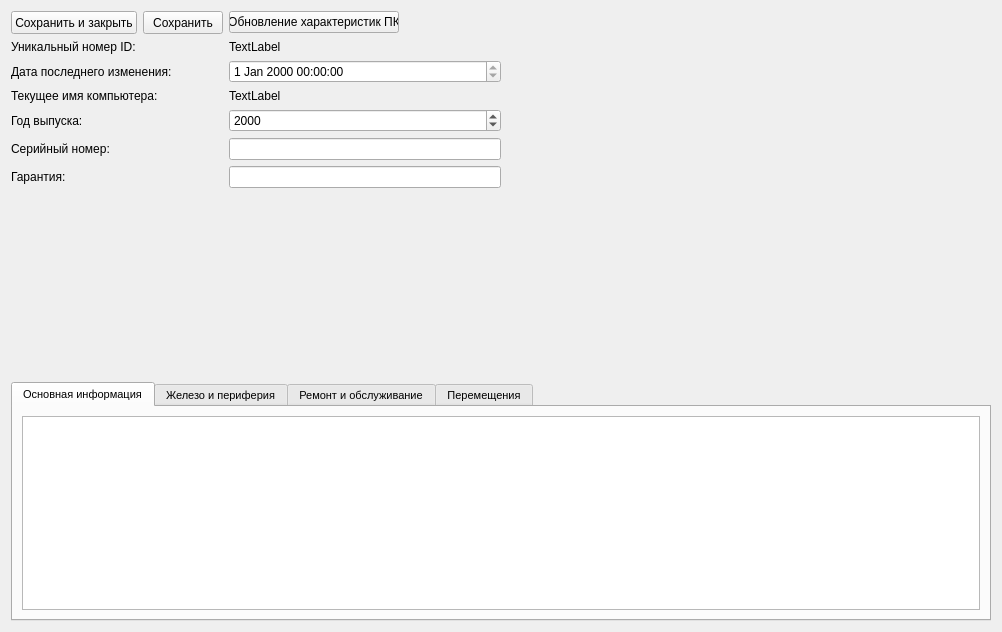
<?xml version="1.0" encoding="UTF-8"?>
<ui version="4.0">
 <class>computerData</class>
 <widget class="QWidget" name="computerData">
  <property name="geometry">
   <rect>
    <x>0</x>
    <y>0</y>
    <width>1002</width>
    <height>632</height>
   </rect>
  </property>
  <property name="windowTitle">
   <string>Form</string>
  </property>
  <layout class="QVBoxLayout" name="verticalLayout">
   <item>
    <layout class="QHBoxLayout" name="horizontalLayout">
     <item>
      <layout class="QFormLayout" name="formLayout">
       <item row="1" column="0">
        <widget class="QLabel" name="label_ID">
         <property name="text">
          <string>Уникальный номер ID:</string>
         </property>
        </widget>
       </item>
       <item row="1" column="1">
        <widget class="QLabel" name="label_ThisID">
         <property name="text">
          <string>TextLabel</string>
         </property>
        </widget>
       </item>
       <item row="2" column="0">
        <widget class="QLabel" name="label_LastChange">
         <property name="text">
          <string>Дата последнего изменения:</string>
         </property>
        </widget>
       </item>
       <item row="2" column="1">
        <widget class="QDateTimeEdit" name="dateTimeEdit_LastChange">
         <property name="readOnly">
          <bool>true</bool>
         </property>
        </widget>
       </item>
       <item row="3" column="0">
        <widget class="QLabel" name="label_Name">
         <property name="text">
          <string>Текущее имя компьютера:</string>
         </property>
        </widget>
       </item>
       <item row="3" column="1">
        <widget class="QLabel" name="label_ThisName">
         <property name="text">
          <string>TextLabel</string>
         </property>
        </widget>
       </item>
       <item row="4" column="0">
        <widget class="QLabel" name="label_YearOfRelease">
         <property name="text">
          <string>Год выпуска:</string>
         </property>
        </widget>
       </item>
       <item row="4" column="1">
        <widget class="QDateEdit" name="dateEdit_YearOfRelease">
         <property name="displayFormat">
          <string>yyyy</string>
         </property>
         <property name="calendarPopup">
          <bool>false</bool>
         </property>
        </widget>
       </item>
       <item row="5" column="0">
        <widget class="QLabel" name="label_SerialNumber">
         <property name="text">
          <string>Серийный номер:</string>
         </property>
        </widget>
       </item>
       <item row="5" column="1">
        <widget class="QLineEdit" name="lineEdit_SerialNumber"/>
       </item>
       <item row="6" column="0">
        <widget class="QLabel" name="label_Warranty">
         <property name="text">
          <string>Гарантия:</string>
         </property>
        </widget>
       </item>
       <item row="6" column="1">
        <widget class="QLineEdit" name="lineEdit_Warranty"/>
       </item>
       <item row="0" column="0">
        <layout class="QHBoxLayout" name="horizontalLayout_2">
         <item>
          <widget class="QPushButton" name="pushButton_SaveAndExit">
           <property name="sizePolicy">
            <sizepolicy hsizetype="Preferred" vsizetype="Fixed">
             <horstretch>0</horstretch>
             <verstretch>0</verstretch>
            </sizepolicy>
           </property>
           <property name="minimumSize">
            <size>
             <width>107</width>
             <height>23</height>
            </size>
           </property>
           <property name="text">
            <string>Сохранить и закрыть</string>
           </property>
          </widget>
         </item>
         <item>
          <widget class="QPushButton" name="pushButton_Save">
           <property name="maximumSize">
            <size>
             <width>107</width>
             <height>23</height>
            </size>
           </property>
           <property name="text">
            <string>Сохранить</string>
           </property>
          </widget>
         </item>
        </layout>
       </item>
       <item row="0" column="1">
        <widget class="QPushButton" name="pushButton_Refresh">
         <property name="maximumSize">
          <size>
           <width>170</width>
           <height>16777215</height>
          </size>
         </property>
         <property name="text">
          <string>Обновление характеристик ПК</string>
         </property>
        </widget>
       </item>
      </layout>
     </item>
     <item>
      <spacer name="horizontalSpacer">
       <property name="orientation">
        <enum>Qt::Horizontal</enum>
       </property>
       <property name="sizeHint" stdset="0">
        <size>
         <width>40</width>
         <height>20</height>
        </size>
       </property>
      </spacer>
     </item>
    </layout>
   </item>
   <item>
    <widget class="QTabWidget" name="tabWidget_Bottom">
     <property name="sizePolicy">
      <sizepolicy hsizetype="Expanding" vsizetype="Maximum">
       <horstretch>0</horstretch>
       <verstretch>0</verstretch>
      </sizepolicy>
     </property>
     <property name="minimumSize">
      <size>
       <width>0</width>
       <height>100</height>
      </size>
     </property>
     <property name="font">
      <font>
       <pointsize>8</pointsize>
       <weight>50</weight>
       <bold>false</bold>
       <underline>false</underline>
      </font>
     </property>
     <property name="tabletTracking">
      <bool>false</bool>
     </property>
     <property name="contextMenuPolicy">
      <enum>Qt::DefaultContextMenu</enum>
     </property>
     <property name="toolTip">
      <string>&lt;html&gt;&lt;head/&gt;&lt;body&gt;&lt;p&gt;&lt;br/&gt;&lt;/p&gt;&lt;/body&gt;&lt;/html&gt;</string>
     </property>
     <property name="currentIndex">
      <number>0</number>
     </property>
     <widget class="QWidget" name="tab_1">
      <property name="font">
       <font>
        <pointsize>8</pointsize>
        <weight>50</weight>
        <bold>false</bold>
        <underline>false</underline>
       </font>
      </property>
      <property name="toolTip">
       <string>&lt;html&gt;&lt;head/&gt;&lt;body&gt;&lt;p&gt;&lt;br/&gt;&lt;/p&gt;&lt;/body&gt;&lt;/html&gt;</string>
      </property>
      <attribute name="title">
       <string>Основная информация</string>
      </attribute>
      <layout class="QVBoxLayout" name="verticalLayout_2">
       <item>
        <widget class="QTableView" name="tableViewBottom_1"/>
       </item>
      </layout>
     </widget>
     <widget class="QWidget" name="tab_2">
      <attribute name="title">
       <string>Железо и периферия</string>
      </attribute>
      <layout class="QVBoxLayout" name="verticalLayout_3">
       <item>
        <widget class="QTableView" name="tableViewBottom_2"/>
       </item>
      </layout>
     </widget>
     <widget class="QWidget" name="tab_3">
      <attribute name="title">
       <string>Ремонт и обслуживание</string>
      </attribute>
      <layout class="QVBoxLayout" name="verticalLayout_4">
       <item>
        <widget class="QTableView" name="tableViewBottom_3"/>
       </item>
      </layout>
     </widget>
     <widget class="QWidget" name="tab_4">
      <attribute name="title">
       <string>Перемещения</string>
      </attribute>
      <layout class="QVBoxLayout" name="verticalLayout_5">
       <item>
        <widget class="QTableView" name="tableViewBottom_4"/>
       </item>
      </layout>
     </widget>
    </widget>
   </item>
  </layout>
 </widget>
 <resources/>
 <connections/>
</ui>
